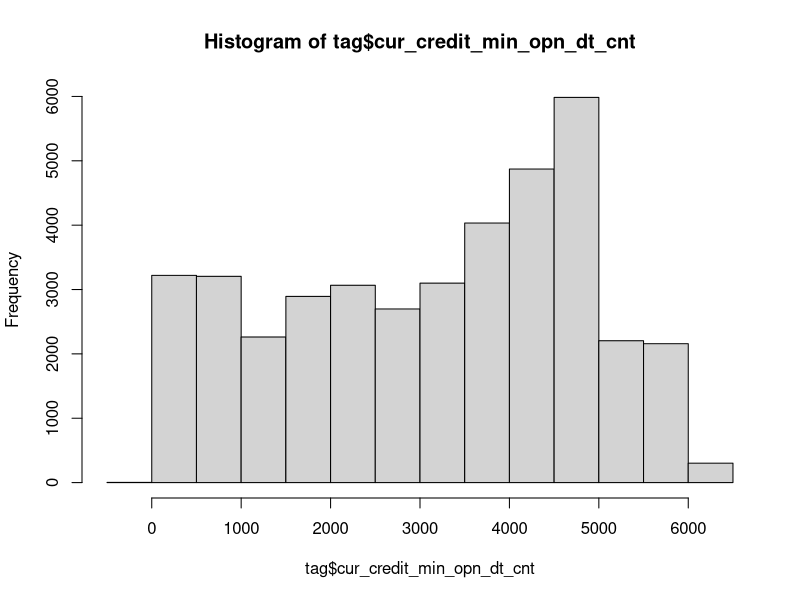
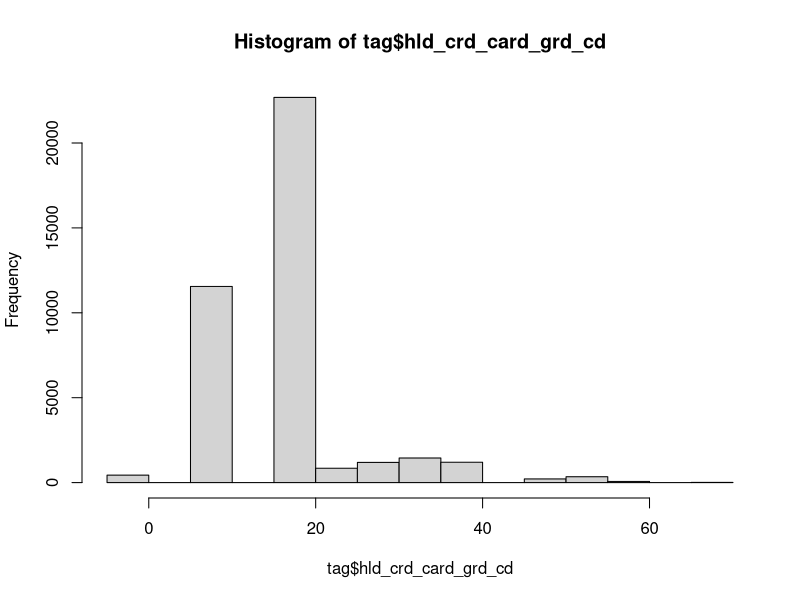
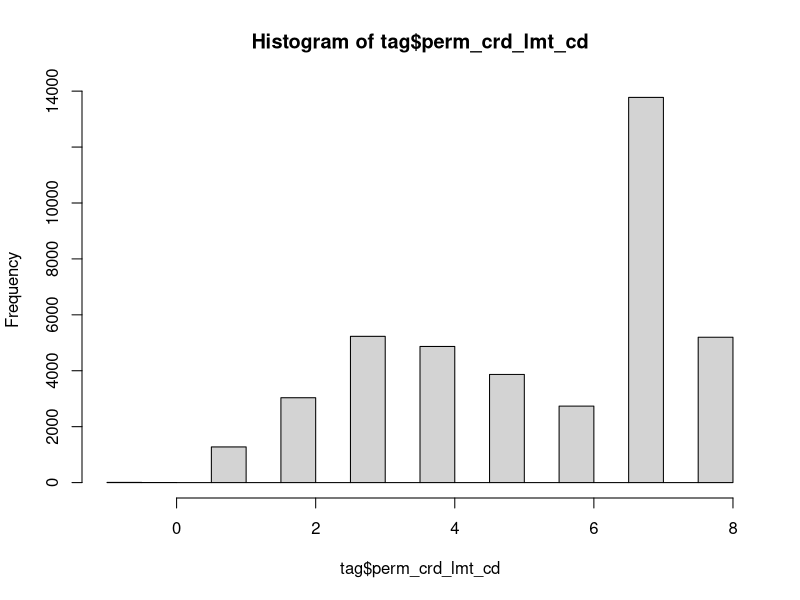
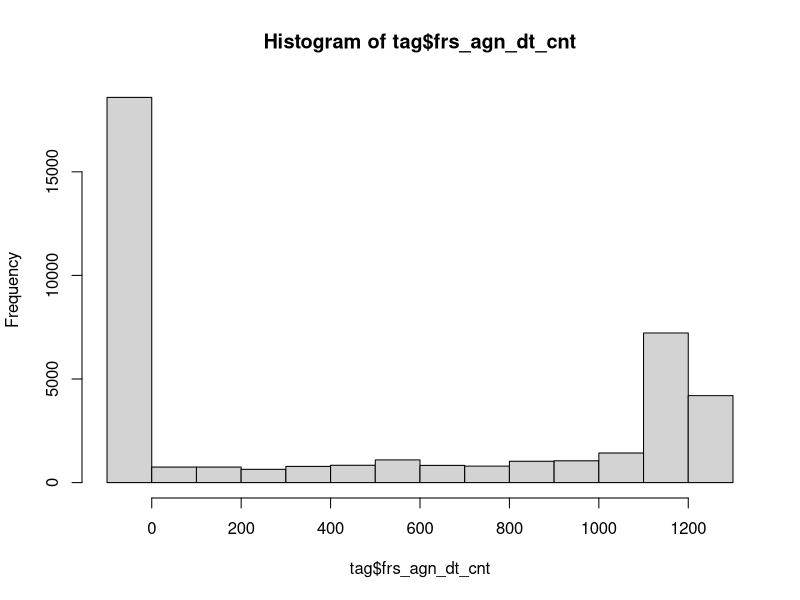
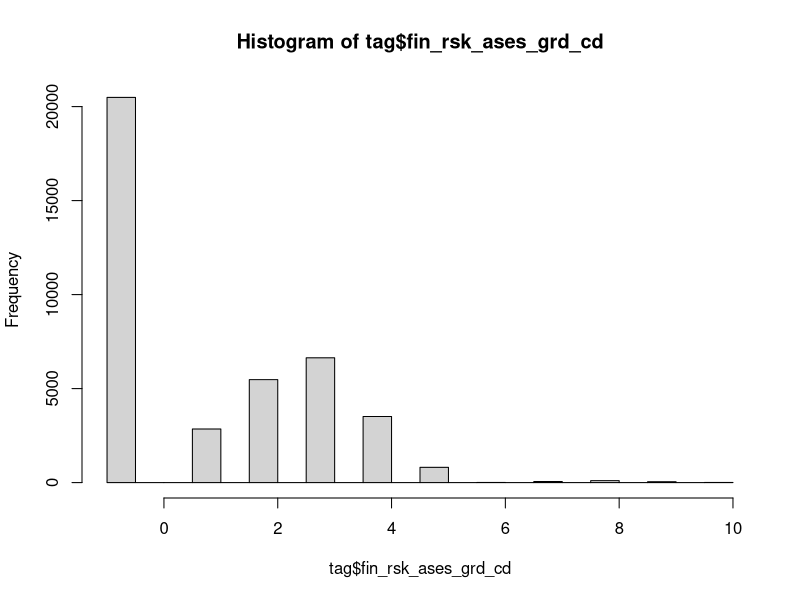
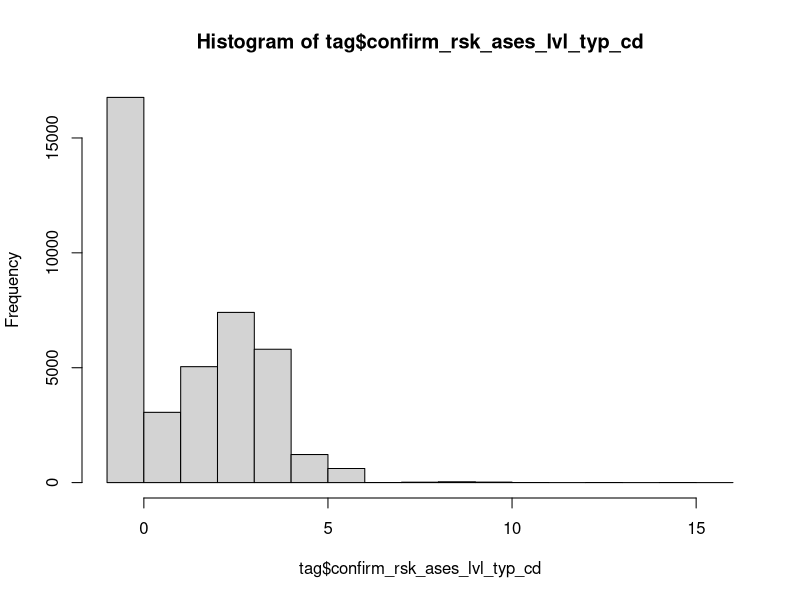
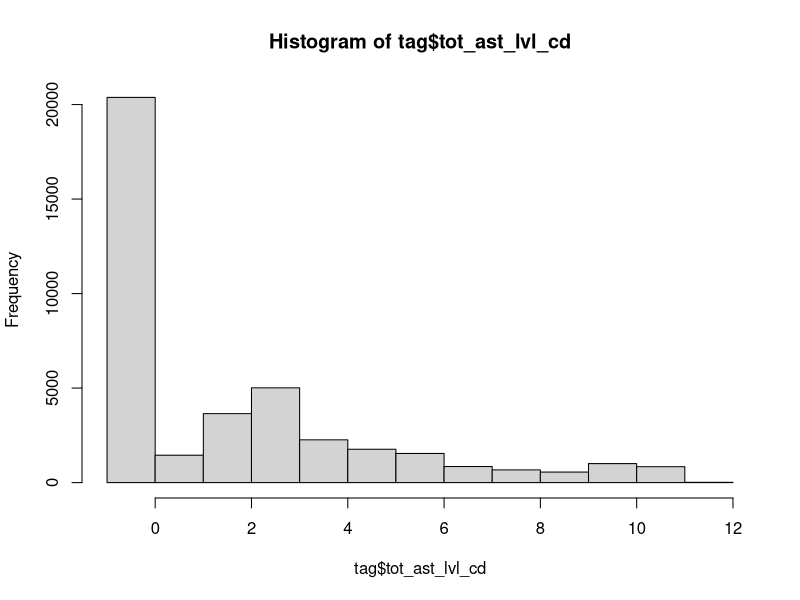
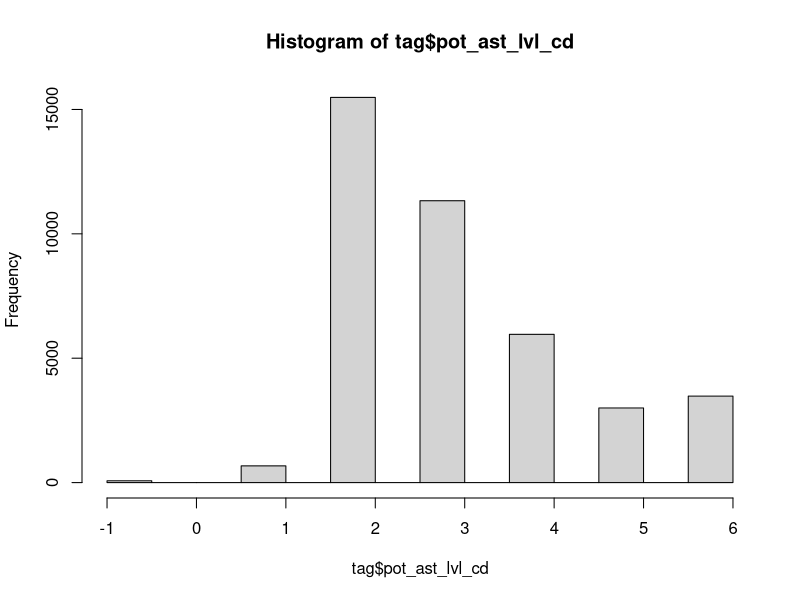

Write the R code that produced these figures, in order.
## ---- chunk 1
library(tidyverse)
library(ggplot2)

tag <- read.csv("../data/train_tag.csv")
dim(tag)[1]
colnames(tag)
rdm.index <- sample(dim(tag)[1], size=6)
tag[rdm.index,]
summary(tag)
## ---- chunk 2
#put categorical variables as fators
tag[c(2,3,5,6,7,8,10,11,12,13,14,15,16,18,30,35,37)] <- lapply(tag[c(2,3,5,6,7,8,10,11,12,13,14,15,16,18,30,35,37)], as.factor)
## ---- chunk 3
#try to remove -1
colnames(tag)
neg_col_index <- c(17, 19, 20, 23, 24, 34, 38, 42)
dat <- tag
for (i in 1:8) {
  dat <- subset(dat, dat[neg_col_index[i]] != -1)
}

dim(dat) 
dim(tag)
## ---- chunk 4
#check cur_credit_min_opn_dt_cnt
hist(tag$cur_credit_min_opn_dt_cnt)
summary(tag$cur_credit_cnt)
#remove rows with -1 in cur_credit_min_opn_dt_cnt
dat1 <- subset(tag, cur_credit_min_opn_dt_cnt != -1)

#check hld_crd_card_grd_cd
hist(tag$hld_crd_card_grd_cd)
#remove -1 in hld_crd_card_grd_cd
dat1 <- subset(dat1, hld_crd_card_grd_cd != -1)

#check perm_crd_lmt_cd
hist(tag$perm_crd_lmt_cd)
#remove -1 in perm_crd_lmt_cd
dat1 <- subset(dat1, perm_crd_lmt_cd != -1)

#check frs_agn_dt_cnt
hist(tag$frs_agn_dt_cnt)
summary(tag$l6mon_agn_ind)
length(which(tag$frs_agn_dt_cnt == -1)) #=18588
length(which(tag$frs_agn_dt_cnt == -1 & tag$l6mon_agn_ind == 0)) #=18528
#remove frs_agn_dt_cnt
dat1 <- subset(dat1, select = - frs_agn_dt_cnt)

#check fin_rsk_ases_grd_cd
hist(tag$fin_rsk_ases_grd_cd)
#code the variable as a factor
dat1$fin_rsk_ases_grd_cd <- as.factor(dat1$fin_rsk_ases_grd_cd)

#check confirm_rsk_ases_lvl_typ_cd
hist(tag$confirm_rsk_ases_lvl_typ_cd)
#code the variable as a factor
dat1$confirm_rsk_ases_lvl_typ_cd <- as.factor(dat1$confirm_rsk_ases_lvl_typ_cd)

#check tot_ast_lvl_cd
hist(tag$tot_ast_lvl_cd)
#code the variable as a factor
dat1$tot_ast_lvl_cd <- as.factor(dat1$tot_ast_lvl_cd)

#check pot_ast_lvl_cd
hist(tag$pot_ast_lvl_cd)
#code the variable as a factor
dat1$pot_ast_lvl_cd <- as.factor(dat1$pot_ast_lvl_cd)

#code "" levels as "-1"
levels(tag$atdd_type) <- c("-1", "-1", "0", "1")
levels(tag$deg_cd) <- c("-1",  "~", "A", "B", "C", "D", "E", "Z")
levels(tag$edu_deg_cd) <- c("-1",  "~", "A", "B", "C", "D", "E", "F", "G", "J", "K", "L", "M", "Z")
## ---- chunk 5
#response variable
hist(tag$ovd_30d_loan_tot_cnt)
#default for loan + credit card 
hist(tag$his_lng_ovd_day)
length(which(tag$his_lng_ovd_day != 0))
#default for credit card (customers without loan)
hist(tag$his_lng_ovd_day[tag$loan_act_ind==0])

#try to exclude customers with loan
dat1.1 <- dat1[dat1$loan_act_ind==0,]
length(which(dat1.1$his_lng_ovd_day > 0)) #only 3
length(which(dat1.1$ovd_30d_loan_tot_cnt > 0)) #only 1 person

#define Good as customers who never default
dat1$good <- as.factor(ifelse(dat1$his_lng_ovd_day == 0, 1, 0)) #Good as 1, Bad as 0
summary(dat1$good)
## ---- chunk 6
#investigate mrg_situ_cd
ggplot(dat1, aes(x=mrg_situ_cd, y=age)) + geom_boxplot()
attach(dat1)
mean(age[mrg_situ_cd=="A" & gdr_cd == "M"])
mean(age[mrg_situ_cd=="B" & gdr_cd == "M"])
detach()
#assume A = single, B = married

#subset our target group
dat.t <- subset(dat1, age<=35 & gdr_cd=="F" & mrg_situ_cd=="B", select = -c(age, gdr_cd, mrg_situ_cd))
dim(dat.t)
summary(dat.t)

## ---- chunk 7
#investigate some outliers in variables
which.max(dat.t$cur_credit_cnt) #143
dat.t[143,]
which.max(dat.t$his_lng_ovd_day) #298
dat.t[298,]

#investigate the highly skewed variables
skew.df <- subset(dat.t, select = c(bk1_cur_year_mon_avg_agn_amt_cd, l12mon_buy_fin_mng_whl_tms, 
                                    l12_mon_fnd_buy_whl_tms, l12_mon_insu_buy_whl_tms, l12_mon_gld_buy_whl_tms,
                                    pl_crd_lmt_cd, good))

#combine adjacent levels with similar Weight of Evidence
check_woe <- function(var) {
  tab.var <- table(as.factor(var), good)
  df.var <- as.data.frame.matrix(tab.var)
  df.prop.var <- as.data.frame.matrix(prop.table(tab.var, 1))
  df.var$woe <- log(df.prop.var$"1" / df.prop.var$"0")
  return(df.var)
}

attach(skew.df)
check_woe(bk1_cur_year_mon_avg_agn_amt_cd)

check_woe(l12mon_buy_fin_mng_whl_tms)

check_woe(l12_mon_fnd_buy_whl_tms)

check_woe(l12_mon_insu_buy_whl_tms)
#too few people buy insurance （8 people buy once)

check_woe(l12_mon_gld_buy_whl_tms)
#too few people buy gold (5 people buy >= 1 time)

check_woe(pl_crd_lmt_cd)
detach()
## ---- chunk 8
#drop levels
dat.t <- droplevels(dat.t)
summary(dat.t)

#select variables which reflect customer background and behaviour
dat.tf <- subset(dat.t, select = c(cur_debit_cnt, cur_credit_cnt, cur_debit_min_opn_dt_cnt, cur_credit_min_opn_dt_cnt, cur_debit_crd_lvl, hld_crd_card_grd_cd, crd_card_act_ind, l1y_crd_card_csm_amt_dlm_cd, atdd_type, perm_crd_lmt_cd, acdm_deg_cd, job_year, ic_ind, fr_or_sh_ind,
dnl_bind_cmb_lif_ind,
hav_car_grp_ind,
hav_hou_grp_ind,
l6mon_daim_aum_cd,
tot_ast_lvl_cd,
pot_ast_lvl_cd,
l12mon_buy_fin_mng_whl_tms,
l12_mon_fnd_buy_whl_tms,
l12_mon_insu_buy_whl_tms,
l12_mon_gld_buy_whl_tms,
loan_act_ind,
pl_crd_lmt_cd,
good))
summary(dat.tf)
## ---- chunk 9
#raw model
glm.f <- glm(good~., data=dat.tf, family="binomial")
summary(glm.f)

#classification table
ct.op <- function(predicted, observed) {
  df.op <- data.frame(predicted = predicted, observed = observed)
  # create a table
  op.tab <- table(df.op)
  # use the prop.table function to obtain the rows we need and stack them on
  # top of each other with rbind
  op.tab <- rbind(op.tab, c(round(prop.table(op.tab, 2)[1, 1], 2), round((prop.table(op.tab,2)[2, 2]), 2)))
  # name the rows
  rownames(op.tab) <- c("pred=0", "pred=1", "%corr")
  # name the columns
  colnames(op.tab) <- c("obs=0", "obs=1")
  # return the table
  op.tab
}
ct.op(as.numeric(glm.f$fitted.values>0.5), dat.tf$good)

#automatic model selection by AIC
glm.n <- glm(good~1, data=dat.tf, family="binomial")

glm.fwd <- step(glm.n, scope = list(lower = glm.n, upper = glm.f), 
             direction = "forward", trace = 0)
ct.op(as.numeric(glm.fwd$fitted.values>0.5), dat.tf$good)

glm.bwd <- step(glm.f, direction = "backward", trace = 0)
summary(glm.bwd)
ct.op(as.numeric(glm.bwd$fitted.values>0.5), dat.tf$good)

glm.bi <- step(glm.f, direction = "both", trace = 0)
summary(glm.bi)
ct.op(as.numeric(glm.bi$fitted.values>0.5), dat.tf$good)
